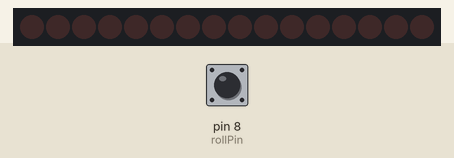
Simulated run of this sketch. Board: Arduino Uno, built with avr-gcc and run on an emulated ATmega328P. Shown: 16 shift-register outputs drawn as a row of LEDs (first output left, lit = HIGH). Wiring (inferred from the names in the program): 2 × shift register (74HC595): data pin 4; shift clock pin 6; latch pin 5. Wiring (inferred from the signals the program sends): row of LEDs: on Q0, Q1, Q2, Q3, Q4, Q5, Q6, Q7, Q8, Q9, Q10, Q11, Q12, Q13, Q14, Q15. The inputs (shaded band) are chosen by the test bench; at power-on: pin 8 (rollPin) HIGH. Random numbers use the default seed unless the sketch sets one.

Above: at 1.2 s.
1.3 s: pin 8 (rollPin) pulled LOW for 3.2 s
At 5.4 s:
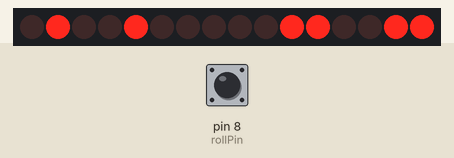
6.0 s: pin 8 (rollPin) pulled LOW for 0.15 s
At 6.5 s:
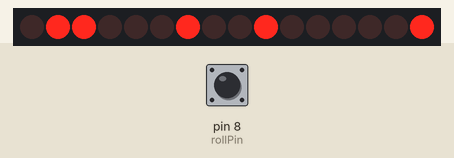
7.6 s: pin 8 (rollPin) pulled LOW for 1 s
At 9.7 s:
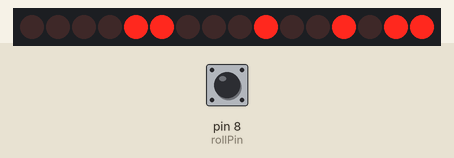
10.6 s: pin 8 (rollPin) pulled LOW for 0.15 s
At 11.2 s:
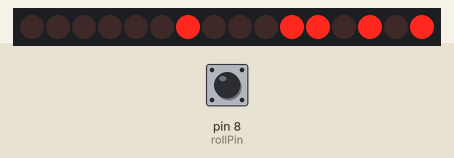
12.2 s: pin 8 (rollPin) pulled LOW for 3.2 s
At 16.0 s:
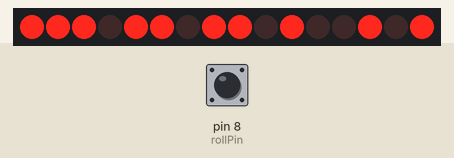
16.9 s: pin 8 (rollPin) pulled LOW for 1 s
At 19.2 s:
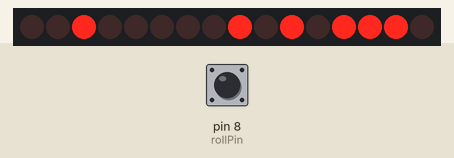
Timing chart, 0 to 20.7 s (numbered marks = the images above; inputs shaded):
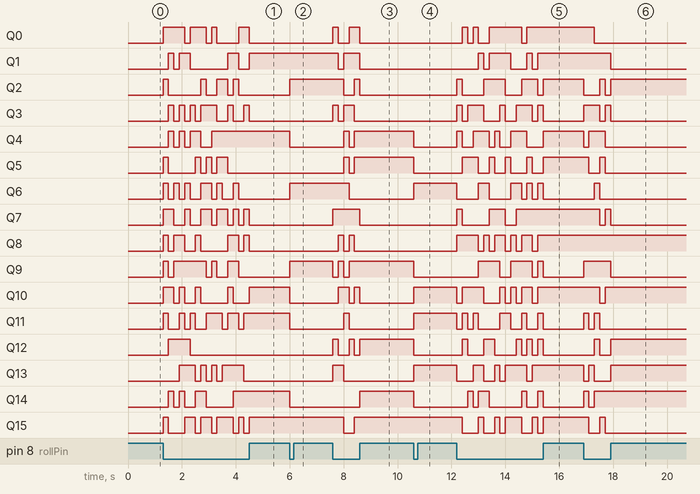

The sketch:

maexchen.ino
```cpp
int latchPin = 5;  // Latch pin of 74HC595 is connected to Digital pin 5
int clockPin = 6; // Clock pin of 74HC595 is connected to Digital pin 6
int dataPin = 4;  // Data pin of 74HC595 is connected to Digital pin 4

int rollPin = 8;

byte leds01 = 0;    // Variable to hold the pattern of which LEDs are currently turned on or off
byte leds02 = 0;

int debounceDelay = 200;
unsigned long lastButtonPress = 0;


/*
 * setup() - this function runs once when you turn your Arduino on
 * We initialize the serial connection with the computer
 */
void setup()
{
  Serial.begin(9600);
  // Set all the pins of 74HC595 as OUTPUT
  pinMode(latchPin, OUTPUT);
  pinMode(dataPin, OUTPUT);
  pinMode(clockPin, OUTPUT);

  pinMode(rollPin, INPUT_PULLUP);
}

/*
 * loop() - this function runs over and over again
 */
void loop(){

  unsigned long currentTime = millis();

  if (digitalRead(rollPin) == LOW && (currentTime - lastButtonPress) >= debounceDelay){
    lastButtonPress = currentTime;
    leds01 = byte(random(0, 256));
    leds02 = byte(random(0, 256));

    updateShiftRegister();
  }


}

void ledRun(){
  leds01 = 0; // Initially turns all the LEDs off, by giving the variable 'leds' the value 0
  leds02 = 0;
  updateShiftRegister();
  delay(500);
  for (int i = 0; i < 16; i++) // Turn all the LEDs ON one by one.
  {
    if (i < 8){
      bitSet(leds01, i);
      leds02 = 0;
    }else{
      bitSet(leds02, i%8);
    }

    Serial.println(leds02);

    updateShiftRegister();
    delay(500);
  }
}

/*
 * updateShiftRegister() - This function sets the latchPin to low, then calls the Arduino function 'shiftOut' to shift out contents of variable 'leds' in the shift register before putting the 'latchPin' high again.
 */
void updateShiftRegister()
{
   digitalWrite(latchPin, LOW);
   shiftOut(dataPin, clockPin, LSBFIRST, leds02);
   shiftOut(dataPin, clockPin, LSBFIRST, leds01);
   digitalWrite(latchPin, HIGH);
}
```

Measured:
- after the input at 1.3 s, Q0: LOW → HIGH at once, → LOW 0.80 s later, → HIGH 0.20 s later, → LOW 0.60 s later, … (8 changes in this stretch); Q1: goes HIGH 0.20 s, LOW 0.20 s, HIGH 0.40 s, LOW 1.4 s, HIGH 0.40 s, LOW 0.40 s, then HIGH, starting after 0.20 s
- after the input at 6.0 s, Q2, Q6, Q9: LOW → HIGH at once; Q4, Q10, Q11, Q14: HIGH → LOW at once
- after the input at 7.6 s, Q0: LOW → HIGH at once, → LOW 0.20 s later, → HIGH 0.40 s later, → LOW 0.40 s later; Q1: HIGH → LOW after 0.20 s, → HIGH 0.20 s later, → LOW 0.60 s later
- after the input at 10.6 s, Q4, Q5, Q9, Q12, Q14: HIGH → LOW at once; Q6, Q10, Q11, Q13: LOW → HIGH at once
- after the input at 12.2 s, Q0: goes HIGH 0.20 s, LOW 0.20 s, HIGH 0.20 s, LOW 0.40 s, HIGH 1.2 s, LOW 0.20 s, then HIGH, starting after 0.20 s; Q1: goes HIGH 0.20 s, LOW 0.20 s, HIGH 0.80 s, LOW 0.60 s, HIGH 0.20 s, LOW 0.20 s, then HIGH, starting after 0.80 s
- after the input at 16.9 s, Q0: HIGH → LOW after 0.40 s; Q1: HIGH → LOW after 1.0 s; Q2: HIGH → LOW at once, → HIGH 0.60 s later, → LOW 0.20 s later, → HIGH 0.20 s later; Q3: LOW → HIGH at once, → LOW 0.60 s later, → HIGH 0.20 s later, → LOW 0.20 s later; Q4: HIGH → LOW at once, → HIGH 0.20 s later, → LOW 0.60 s later
